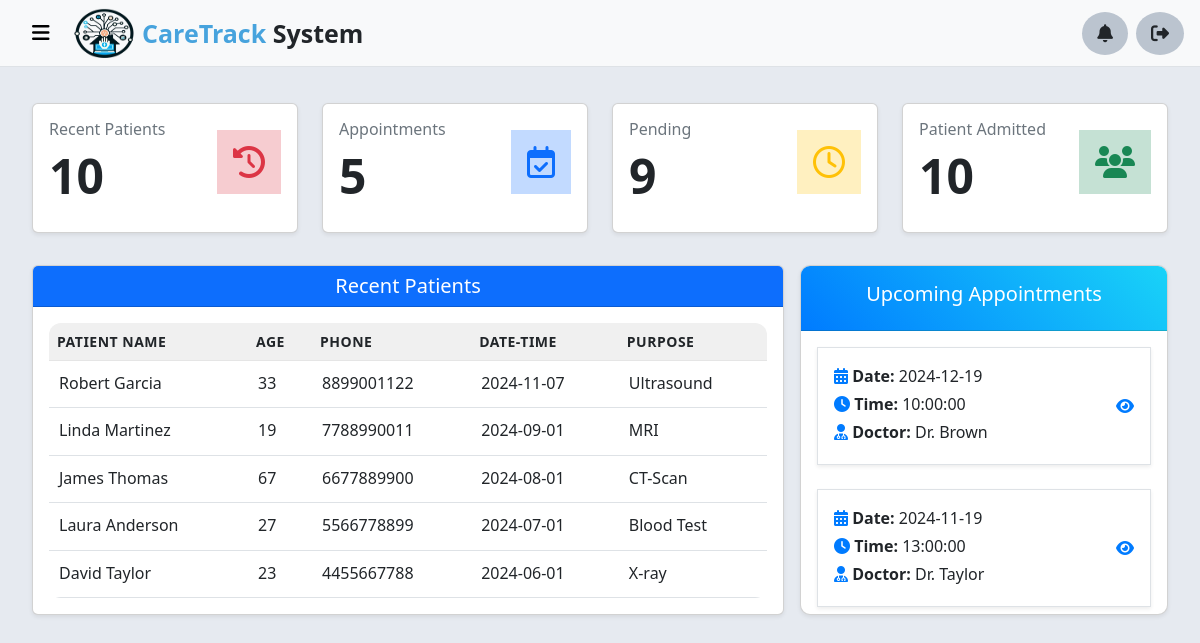
/Admin/dashboard.php (signed in), run on the app's committed database.
### tables this page shows
CREATE TABLE `patient_tbl` (
  `ID` int(11) NOT NULL,
  `Name` varchar(255) NOT NULL,
  `Age` int(11) NOT NULL,
  `Gender` varchar(255) NOT NULL,
  `Status` varchar(255) NOT NULL,
  `Phone` varchar(255) NOT NULL,
  `Bday` date NOT NULL,
  `Address` varchar(1555) NOT NULL,
  `Date` date NOT NULL DEFAULT current_timestamp(),
  `Purpose` varchar(2333) NOT NULL
);

CREATE TABLE `appointment_tbl` (
  `ID` int(11) NOT NULL,
  `Patient_name` varchar(255) NOT NULL,
  `Date` date NOT NULL,
  `Time` time NOT NULL,
  `Doctor` varchar(255) NOT NULL
);

### Admin/dashboard.php (the view, shortened to what this page needs)
<?php  include("includes/head.php") ?>
<body>
<?php  include("includes/Navbar.php") ?>
<?php
include("../database/connection.php");
$count = "SELECT COUNT(*) as count FROM patient_tbl";
            $query= mysqli_query($conn, $count);
                while ($total = mysqli_fetch_assoc($query)) {
                    $output = $total['count'];
                }
 $appt = "SELECT COUNT(*) as count FROM appointment_tbl";
   $Aptquery= mysqli_query($conn, $appt);
                while ($apttotal = mysqli_fetch_assoc($Aptquery)) {
                    $aptCount = $apttotal['count'];
                }
$sql = "SELECT  Name, Age,  Phone,  Date, Purpose FROM patient_tbl  ORDER BY Date DESC LIMIT 5";
$result = $conn->query($sql);
$patients = [];
while ($row = $result->fetch_assoc()) {
    $patients[] = $row;
}
$apnt = "SELECT Patient_name, Date, Time, Doctor FROM appointment_tbl ORDER BY Date DESC LIMIT 2";
$apntresult = $conn->query($apnt);
$appointments = [];
while ($apntrows = $apntresult->fetch_assoc()) {
    $appointments[] = $apntrows;
}
?>
    <main class="content" id="content">
        <div class="container-fluid">
            <div class="row">
                <div class="col-12 col-sm-6 col-md-6 col-lg-3 mt-3" >
                    <div class="card shadow-sm border-1" >
                        <div class="card-body">
                            <div class="d-flex justify-content-between align-items-center">
                            <div class="card-text">
                            <p class="card-title h6 text-secondary">Recent Patients
                                <h5 class="display-5 fw-bold text-dark mb-0"><?php echo $output;?></h5>
                            </div>
                                <i class="bg-danger bg-opacity-25 fa-solid fa-clock-rotate-left fs-2 text-danger p-3"></i>
                            </div>
                        </div>
                    </div>
                </div>
                <div class="col-12 col-sm-6 col-md-6 col-lg-3 mt-3">
                    <div class="card shadow-sm border-1">
                        <div class="card-body">
                            <div class="d-flex justify-content-between align-items-center">
                            <div class="card-text">
                             <p class="card-title h6 text-secondary">Appointments</p>
                                <h5 class="display-5 fw-bold text-dark mb-0"><?php echo $aptCount;?></h5>
                            </div>
                                <i class="bg-primary bg-opacity-25 fa-regular fa-calendar-check fs-2  text-primary p-3"></i>
                            </div>
                        </div>
                    </div>
                </div>
                <div class="col-12 col-sm-6 col-md-6 col-lg-3 mt-3">
                    <div class="card shadow-sm border-1">
                        <div class="card-body">
                            <div class="d-flex justify-content-between align-items-center">
                            <div class="card-text">
                            <p class="card-title h6 text-secondary">Pending</p>
                            <h5 class="display-5 fw-bold text-dark mb-0">9</h5>
                            </div>
                                <i class="bg-warning bg-opacity-25 fa-regular fa-clock fs-2 text-warning p-3"></i>
                            </div>
                        </div>
                    </div>
                </div>
                <div class="col-12 col-sm-6 col-md-6 col-lg-3 mt-3">
                    <div class="card shadow-sm border-1">
                        <div class="card-body">
                            <div class="d-flex justify-content-between align-items-center">
                            <div class="card-text">
                            <p class="card-title h6 text-secondary">Patient Admitted</p>
                            <h5 class="display-5 fw-bold text-dark mb-0"><?php echo $output;?></h5>
                            </div>
                             <i class="bg-success bg-opacity-25 fa-solid fa-users fs-2 text-success p-3"></i>
                            </div>
                        </div>
                    </div>
                </div>
            </div>
 <div class="row g-3 mt-3">
<div class="col-12 col-md-12 col-lg-8 col-sm-12">
    <div class="card shadow-sm rounded-2" style="height: 350px;">
        <div class="card-header bg-primary text-white text-center">
            <h5 class="mb-0">Recent Patients</h5>
        </div>
        <div class="card-body table-responsive">
            <table class="table mb-0">
                <thead>
                    <tr>
                        <th>Patient Name</th>
                        <th>Age</th>
                        <th>Phone</th>
                        <th>Date-Time</th>
                        <th>Purpose</th>
                    </tr>
                </thead>
                <tbody>
                <?php foreach ($patients as $patient): ?>
                    <tr>
                        <td data-label="Patient Name"><?php echo ($patient['Name']); ?></td>
                        <td data-label="Age"><?php echo ($patient['Age']); ?></td>
                        <td data-label="Phone"><?php echo ($patient['Phone']); ?></td>
                        <td data-label="Date-Time"><?php echo ($patient['Date']); ?></td>
                        <td data-label="Check-up"><?php echo ($patient['Purpose']); ?></td>
                    </tr>
                      <?php endforeach; ?>
                </tbody>
            </table>
        </div>
    </div>
</div>
           <div class="col-12 col-md-12 col-lg-4 col-sm-12">
    <div class="card shadow-sm" style="border-radius: 10px; overflow: hidden; min-height: 290px; height: 350px;">
        <div class="card-header text-white text-center"
             style="background: linear-gradient(45deg, #007bff, #19d3f8); padding: 1rem;">
            <h5 class="card-title text-white ">Upcoming Appointments</h5>
        </div>
        <div class="card-body" style="max-height: 290px;">
        <?php foreach ($appointments as $appointment): ?>
            <div class="appointment mb-4 d-flex justify-content-between align-items-center border shadow-sm p-3">
                <div>
                    <span class="appointment-details">
                        <i class="fas fa-calendar-alt mb-2" ></i>
                        <strong>Date:</strong> <?php echo ($appointment['Date']); ?><br>
                        <i class="fa-solid fa-clock mb-2" ></i>
                      <strong>Time:</strong> <?php echo date($appointment['Time']); ?><br>
                        <i class="fa-solid fa-user-doctor mb-2" ></i>
                        <strong> Doctor:</strong> <?php echo ($appointment['Doctor']); ?>
                    </span>
                </div>
                <i class="fas fa-eye" style=" cursor: pointer;" title="View Details"></i>
            </div>
              <?php endforeach; ?>
        </div>
    </div>
    </div>
</div>
 </div>
    </main>
</body>
</html>

### Admin/includes/head.php (shortened to what this page needs)
<!DOCTYPE html>
<html lang="en">
<head>
       <link href="./Assets/css/appointment.css" rel="stylesheet">
          <link href="Assets/css/style.css" rel="stylesheet">
    <link href="Assets/css/bootstrap.min.css" rel="stylesheet">
    <link rel="stylesheet" href="Assets/css/fontawesome/css/all.min.css" />
</head>

### Admin/includes/Navbar.php (shortened to what this page needs)
 <nav id="nav" class="navbar navbar-light bg-light  px-3 d-flex align-items-center border-bottom">
    <div class="d-flex align-items-center">
        <span id="toggle-sidebar" class="me-2"><i id="toggleIcon" class="fa-solid fa-bars"></i></span>
        <a href="./dashboard.php"><img src="./Assets/Images/logo-clinic.png" width="60" height="50" class="me-2 "></a>
        <h4 class="title-text fw-bold mt-2"><span>CareTrack</span> System</h4>
    </div>
    <div class="d-flex align-items-center">
        <span id="navNotif"><i class="fa-solid fa-bell"></i></span>
     <span id="navLogout" class="cursor-pointer ms-2"><i class="fa-solid fa-right-from-bracket"></i></span>
    </div>
</nav>

### Admin/Assets/css/appointment.css (style rules this page uses)
.content { height: 100vh; }
.table-responsive { height: calc(100% - 140px); }
.table { height: 100%; background-color: white; border-radius: 12px; overflow: hidden; margin-bottom: 0; }
tbody { height: 100%; }
.table thead th { font-weight: 600; text-transform: uppercase; font-size: 0.875rem; letter-spacing: 0.5px; border-bottom: none; position: sticky; top: 0; z-index: 1; }

### Admin/Assets/css/style.css (style rules this page uses)
body { font-family: 'Arial', sans-serif; background-color: #e6eaf0; overflow-y: auto; }
#toggle-sidebar { font-size: 20px; color: black; border-radius: 50%; width: 50px; height: 50px; padding: 10px 16px; cursor: pointer; transition: background-color 0.3s ease; }
#navLogout, #navNotif { padding: 8px 15px; font-size: 18px; background-color: #bbc4cf; border-radius: 50%; cursor: pointer; }
.content { padding: 20px; margin-left: 0; transition: margin-left 0.3s ease; overflow-y: auto; }
.title-text { font-size: 25px; }
.title-text span { color: rgb(71, 163, 221); }
#nav { padding: 8px 5px; background-color: #f8f9fa; }
.card-title { color: #007bff; }
.card-body { height: 8rem; scrollbar-width: thin; scrollbar-color: #007bff #f1f1f1; }
.appointment-details i, .appointment i { color: #007bff; }
.table { border: 0; width: 100%; margin: 0; padding: 0; border-collapse: collapse; border-spacing: 0; }
.table thead { background: #F0F0F0; }
.table thead tr th { text-transform: uppercase; text-align: left; font-size: 14px; }
.table tbody { background: #fff; }
.table tbody tr { border-top: 1px solid #e5e5e5; }
.table tbody tr td { padding: 10px; font-size: 16px; }

### data on the page
patient_tbl: Name "Robert Garcia", Age "33", Phone "8899001122", Date "2024-11-07", Purpose "Ultrasound"
patient_tbl: Name "Linda Martinez", Age "19", Phone "7788990011", Date "2024-09-01", Purpose "MRI"
patient_tbl: Name "James Thomas", Age "67", Phone "6677889900", Date "2024-08-01", Purpose "CT-Scan"
patient_tbl: Name "Laura Anderson", Age "27", Phone "5566778899", Date "2024-07-01", Purpose "Blood Test"
patient_tbl: Name "David Taylor", Age "23", Phone "4455667788", Date "2024-06-01", Purpose "X-ray"
appointment_tbl: Date "2024-12-19", Time "10:00:00", Doctor "Dr. Brown"
appointment_tbl: Date "2024-11-19", Time "13:00:00", Doctor "Dr. Taylor"

### other printed values
$output "10"
$aptCount "5"
